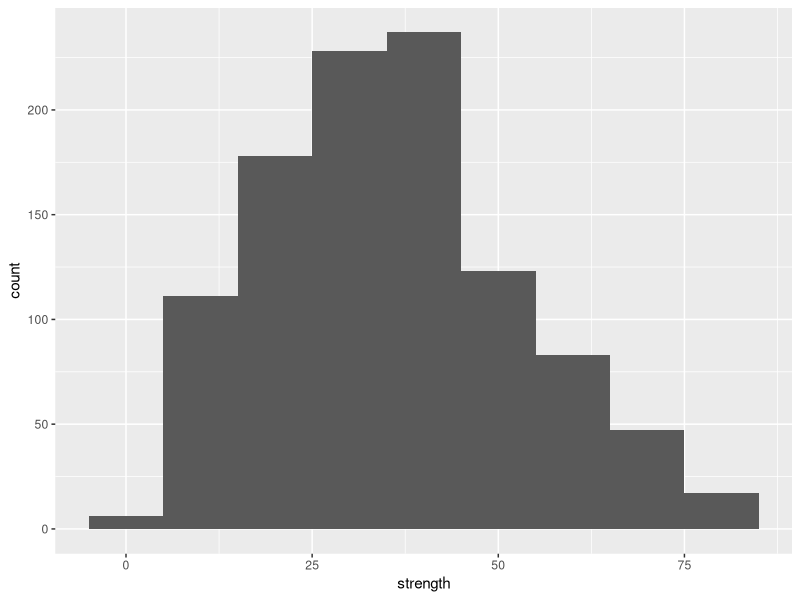
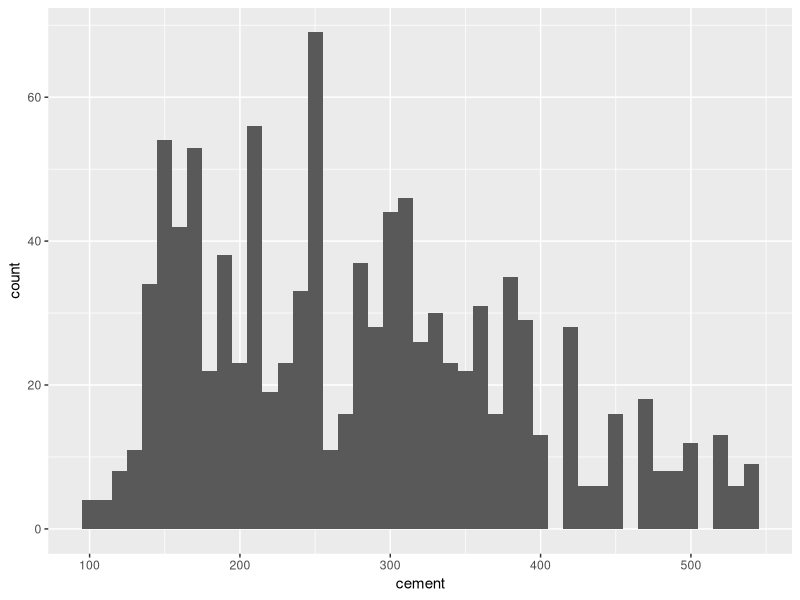
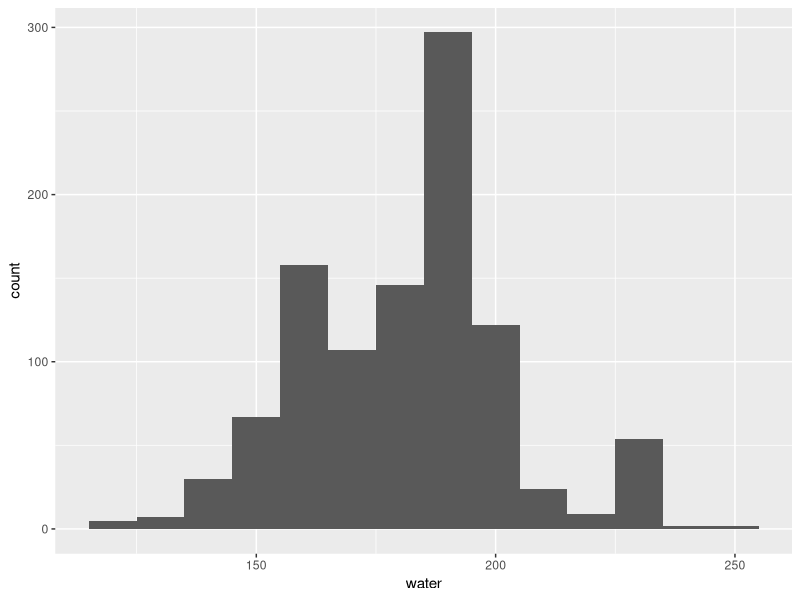
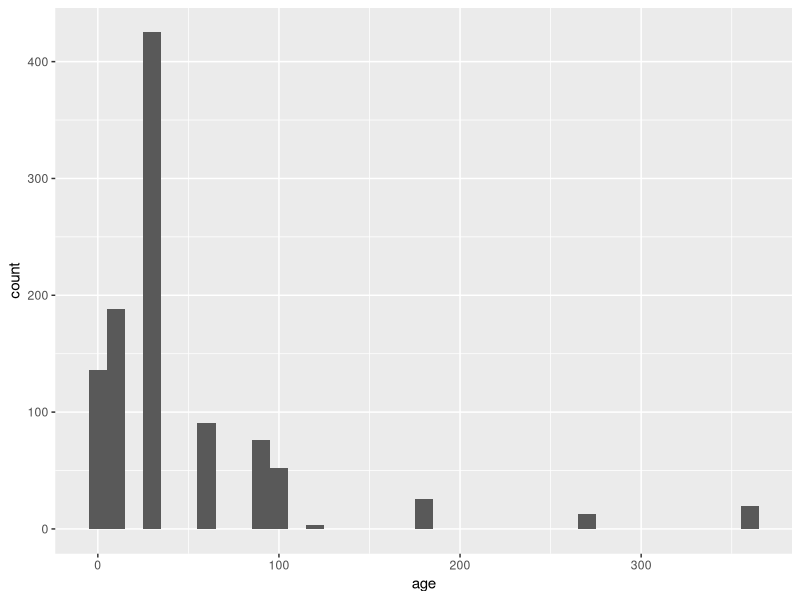
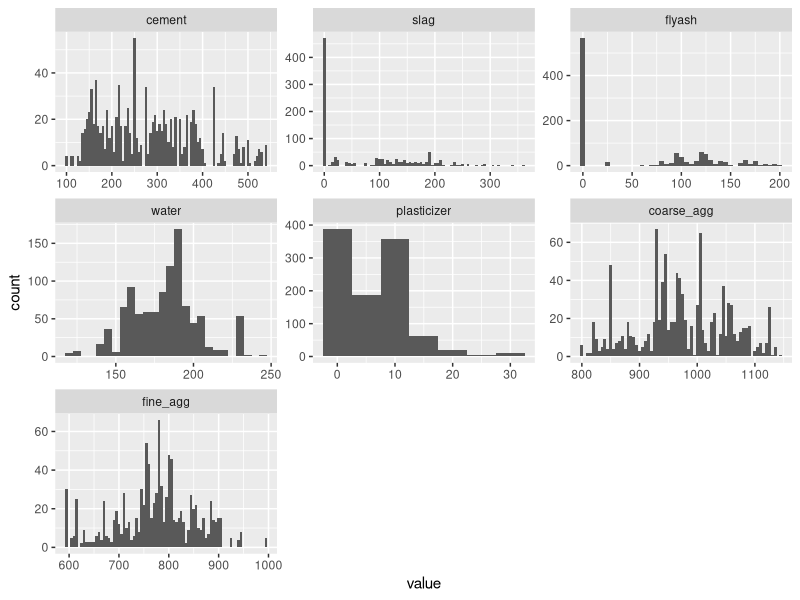
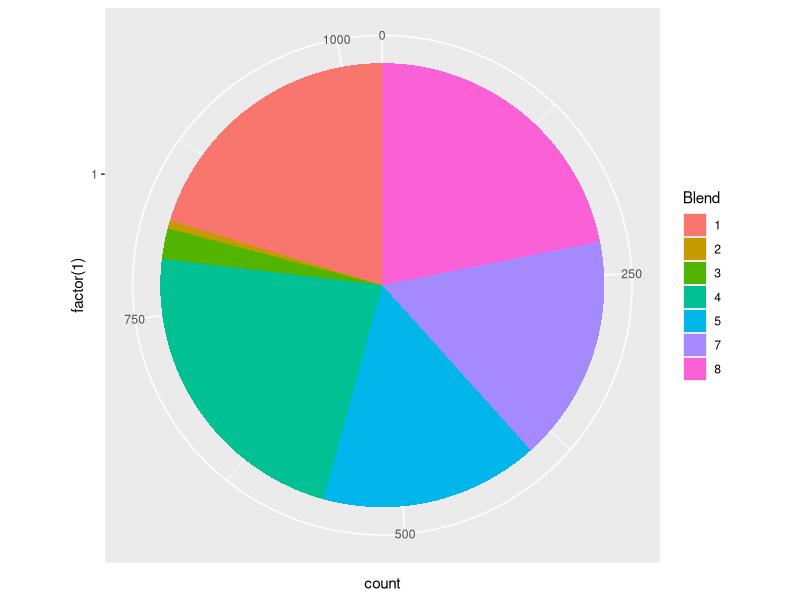
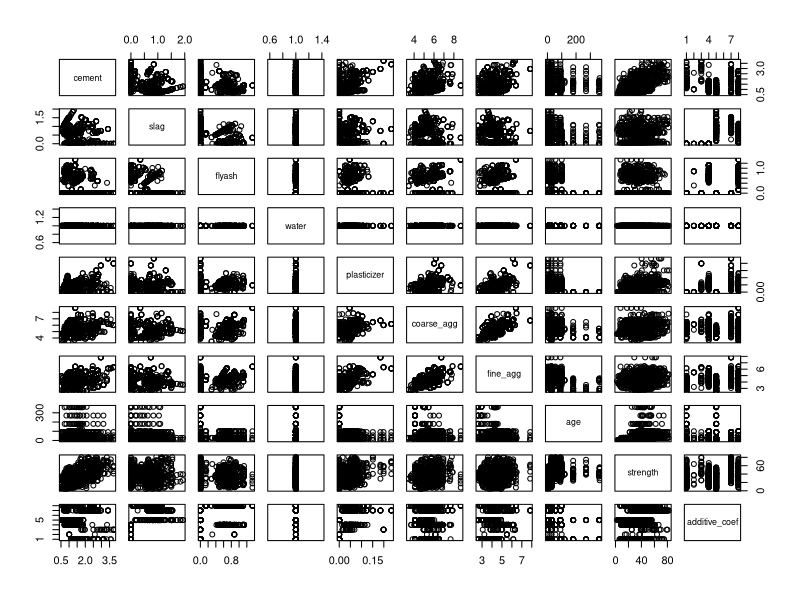
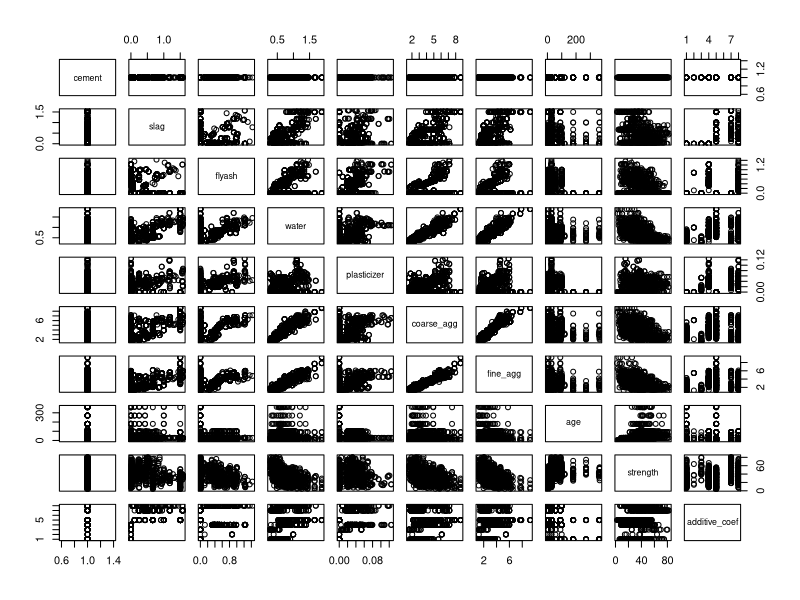

Recreate these plots in R, in order.
## ---- chunk 1
# http://archive.ics.uci.edu/ml/
# http://www.aboutcivil.org/tests-on-concrete.html 
# http://www.cookbook-r.com/Graphs/Colors_(ggplot2)/
# https://stat.ethz.ch/pipermail/r-help/2007-March/128181.html
# http://www.computerworld.com/article/2486425/business-intelligence/business-intelligence-4-data-wrangling-tasks-in-r-for-advanced-beginners.html?page=2
# http://www.r-bloggers.com/my-favorite-graphs/
# http://www.r-bloggers.com/side-by-side-box-plots-with-patterns-from-data-sets-stacked-by-reshape2-and-melt-in-r/
# http://docs.ggplot2.org/current/scale_brewer.html
# http://stackoverflow.com/questions/20442693/how-to-use-ggplot2-to-generate-a-pie-graph
# https://stat.ethz.ch/R-manual/R-devel/library/base/html/nrow.html
# http://www.cookbook-r.com/Graphs/Axes_(ggplot2)/
# http://yihui.name/printr/
#

## ---- chunk 2
# Load all of the packages that you end up using
# in your analysis in this code chunk.

# Notice that the parameter "echo" was set to FALSE for this code chunk.
# This prevents the code from displaying in the knitted HTML output.
# You should set echo=FALSE for all code chunks in your file.
library(dplyr)
library(ggplot2)
library(reshape2)
library(gridExtra)
library(knitr)
require(scales)

cc_palette<-"Paired"
## ---- chunk 3
# Load the Data
#getwd()
setwd('~/Documents/Udacity/R')
#list.files()

cc<- read.csv('Concrete_Data.csv')

## ---- chunk 4

ggplot(aes(x=strength),data=cc) + geom_histogram(binwidth=10)

#plot histograms
ggplot(aes(x=cement),data=cc) + geom_histogram(binwidth=10)
ggplot(aes(x=water),data=cc) + geom_histogram(binwidth=10)
#ggplot(aes(x=slag),data=cc) + geom_histogram()
#ggplot(aes(x=flyash),data=cc) + geom_histogram()
#ggplot(aes(x=fine_agg),data=cc) + geom_histogram()
#ggplot(aes(x=coarse_agg),data=cc) + geom_histogram()
#ggplot(aes(x=plasticizer),data=cc) + geom_histogram()
ggplot(aes(x=age),data=cc) + geom_histogram(binwidth=10)
summary(cc$age)
## ---- chunk 5
counts <- melt(cc,c('age','strength'))

ggplot(aes(x=value),data=counts) + 
  geom_histogram(binwidth=5) + 
  facet_wrap( ~ variable,scales='free')

## ---- chunk 6
#colSums(cc==0)
kable(colSums(cc==0))

## ---- chunk 7
# rcounts <- melt(c_ratios,c('age','strength'))
# summary(rcounts)

#Return the components as ratios given the dataframe as input and a variable for a given denominator.

make_ratio <- function(c_sample,denominator) {
  #avoid divide by zero by returning the same
  denominator <-ifelse(denominator==0,1,denominator)
  return(transform(c_sample,
                     cement=cement/denominator,
                     slag=slag/denominator,
                     flyash=flyash/denominator,
                     water=water/denominator,
                     plasticizer=plasticizer/denominator,
                     coarse_agg=coarse_agg/denominator,
                     fine_agg=fine_agg/denominator
                     ))
}

# Add a number to represent each blend (1-8)
cc<-transform(cc,additive_coef=(ifelse(slag,4,0)) + (ifelse(plasticizer,2,0)) + (ifelse(flyash,1,0)) +1)

#Make dataframes based on two ratios to compare
c_ratios <- make_ratio(cc,cc$cement)
w_ratios <- make_ratio(cc,cc$water)


addblends<-function(sl,pl,fa) {
  

    return (nrow(subset(c_ratios,additive_coef==(ifelse(sl,4,0)) + 
                        (ifelse(pl,2,0)) + 
                        (ifelse(fa,1,0)) + 1)))
  
}

# Create a table to support the creation of a pie chart.
Blend<-seq(1,8)
Slag<-c(FALSE,FALSE,FALSE,FALSE,TRUE,TRUE,TRUE,TRUE)
Plasticizer<-c(FALSE,FALSE,TRUE,TRUE,FALSE,FALSE,TRUE,TRUE)
FlyAsh<-c(FALSE,TRUE,FALSE,TRUE,FALSE,TRUE,FALSE,TRUE)

suppressWarnings(rm(blends))
blends <- data.frame(Blend,Slag,Plasticizer,FlyAsh)
blends$Obs_Count<-apply(blends[,c('Slag','Plasticizer','FlyAsh')],1,function(x) {addblends(x[1],x[2],x[3])})

kable(blends,caption = "Table showing the various identified blends based on the presence of additives")
blends<-melt(blends,c('Obs_Count','Blend'))

ggplot(data=cc,aes(x=factor(1),fill=factor(additive_coef))) + 
  geom_bar() +
  scale_fill_discrete(name = "Blend") +
  scale_colour_brewer( palette=cc_palette) +
  coord_polar(theta = 'y')
## ---- chunk 8
#water ratio
pairs(w_ratios)

#cement ratio
pairs(c_ratios)



#pairs(data=w_ratios,~ strength + log10(age) + log10(water) + sqrt(flyash) + sqrt(slag) + sqrt(plasticizer) + coarse_agg + fine_agg, lower.panel=panel.smooth, pch=20, main="Cement Mixture Scatterplot Matrix "  )

pairs(data=c_ratios,~ strength + 
                        log10(age) + 
                        log10(water) + 
                        sqrt(flyash) + 
                        sqrt(slag) + 
                        sqrt(plasticizer) + 
                        coarse_agg + 
                        fine_agg, 
                    lower.panel=panel.smooth, 
                    pch=20, 
                    main="Cement Mixture Scatterplot Matrix"  )

## ---- chunk 9

ggplot(aes(x=water,y=strength),data=c_ratios) + 
  geom_point( alpha=0.4,na.rm=TRUE) + 
  geom_smooth(method='loess',na.rm=TRUE) + 
  scale_colour_brewer( palette=cc_palette) +
  scale_x_log10(limits=c(0.25,quantile(c_ratios$water,0.9)),breaks=seq(0.25,1,0.25)) +
  scale_y_sqrt()

ggplot(aes(x=slag,y=strength),data=c_ratios) + 
  geom_point( alpha=0.2,na.rm=TRUE) + 
  geom_smooth(method='loess',na.rm=TRUE) + 
  scale_colour_brewer( palette=cc_palette) +
  scale_x_sqrt(limits=c(0.25,quantile(c_ratios$slag,0.9)),breaks=c(0.45,1.0,0.15)) +
  scale_y_sqrt()

ggplot(aes(x=flyash,y=strength),data=c_ratios) + 
  geom_point( alpha=0.4,na.rm=TRUE) + 
  geom_smooth(method='loess',na.rm=TRUE) + 
  scale_colour_brewer( palette=cc_palette) +
  scale_x_sqrt(limits=c(0.25,quantile(c_ratios$flyash,0.9))) +
  scale_y_sqrt()

ggplot(aes(x=plasticizer,y=strength),data=c_ratios) + 
  geom_point( alpha=0.4,na.rm=TRUE) + 
  geom_smooth(method='loess',na.rm=TRUE) + 
  scale_colour_brewer( palette=cc_palette) +
  scale_x_sqrt(limits=c(0.025,quantile(c_ratios$plasticizer,0.9))) +
  scale_y_sqrt()

ggplot(aes(x=age,y=strength),data=c_ratios) + 
  geom_point( alpha=0.4,na.rm=TRUE) + 
  geom_smooth(method='loess',na.rm=TRUE) + 
  scale_colour_brewer( palette=cc_palette) +
  scale_x_log10(limits=c(1,365)) +
  scale_y_sqrt()



## ---- chunk 10

ggplot(aes(x=factor(additive_coef), y=strength),data=c_ratios) + geom_boxplot() + scale_x_discrete(breaks=seq(1,8)) + xlab('Concrete Blend') + ylab('Strength') + scale_colour_brewer( palette=cc_palette) 

## ---- chunk 11

c_ratios$Has_Fly_Ash<-ifelse(c_ratios$flyash==0,FALSE,TRUE)
c_ratios$Has_Plasticizer<-ifelse(c_ratios$plasticizer==0,FALSE,TRUE)
c_ratios$Has_Slag<-ifelse(c_ratios$slag==0,FALSE,TRUE)


ggplot(aes(x=plasticizer,y=strength),data=c_ratios) + 
  geom_point( aes(size=water,color=Has_Slag),alpha=0.4,na.rm=TRUE) + 
  geom_smooth(aes(color=Has_Slag),method='loess',na.rm=TRUE) + 
  scale_colour_brewer( palette=cc_palette) +
  scale_x_continuous(limits=c(0.02,quantile(c_ratios$plasticizer,0.8))) +
  scale_y_continuous()

ggplot(aes(x=plasticizer,y=strength),data=c_ratios) + 
  geom_point( aes(size=water,color=Has_Fly_Ash),alpha=0.4,na.rm=TRUE) + 
  geom_smooth(aes(color=Has_Fly_Ash),method='loess',na.rm=TRUE) + 
  scale_colour_brewer( palette=cc_palette) +
  scale_x_continuous(limits=c(0.02,quantile(c_ratios$plasticizer,0.8))) +
  scale_y_continuous()


## ---- chunk 12
# fit <- lm(strength ~ age + water + slag + plasticizer + flyash, data=c_ratios)
# fit <- lm(sqrt(strength) ~ log10(age) + log10(water) + slag + plasticizer + flyash, data=c_ratios)
# fit <- lm(sqrt(strength) ~ log10(age) + log10(water) + sqrt(slag) + sqrt(plasticizer) + sqrt(flyash) + coarse_agg + fine_agg, data=c_ratios)
## ---- chunk 13
# Fit the linear regression model
fit <- lm(sqrt(strength) ~ log10(age) + 
                            log10(water) + 
                            sqrt(slag) + 
                            sqrt(plasticizer) + 
                            sqrt(flyash), 
                        data=c_ratios)
# show results
summary(fit) 
coefficients(fit)
plot(fit)

## ---- chunk 14
ggplot(aes(x=water,y=strength),data=c_ratios) +      
  geom_point(aes(color=factor(additive_coef)),na.rm=TRUE) + 
  scale_colour_brewer( palette=cc_palette) + 
  xlab('Water in kg') + 
  ylab('Strength in MPa') + 
  labs(color = "Blend") 
  #scale_x_log10(breaks=seq(0.25,1.25,0.25)) +
  #scale_y_sqrt()

#names(c_ratios)
## ---- chunk 15
set.seed(2233)

compare_strongest_top<-subset(c_ratios,strength>=60)
compare_strongest_pop<-subset(c_ratios, strength %in% sample(c_ratios$strength,nrow(subset(c_ratios,strength>=60))))

compare_strongest_top<-transform(compare_strongest_top,sample='strongest')
compare_strongest_pop<-transform(compare_strongest_pop,sample='population')
#rm(compare_strongest)
compare_strongest<-rbind(compare_strongest_top,compare_strongest_pop)
#names(compare_strongest)
compare_strongest<-melt(compare_strongest,c('cement','sample','Has_Fly_Ash','Has_Plasticizer','Has_Slag','additive_coef','strength','age'))

ggplot(aes(x=variable,y=value,color=sample),data=compare_strongest) +  
  geom_boxplot(outlier.size = 1) + 
  facet_wrap(~variable,scales='free',ncol=2) + 
  scale_colour_brewer( palette=cc_palette) + 
  ggtitle('Comparison between the strongest blends and the general population') +
  labs(color="Sample") + 
  xlab("Variable") +
  ylab("Weight in Kg per Kg of Cement") 


#Create  ratios based on the total weight instead of one ingredient
tot_ratios <- transform(cc,tot_weight=(water + cement + fine_agg + coarse_agg + flyash + slag + plasticizer))
tot_ratios <- make_ratio(tot_ratios,tot_ratios$tot_weight)
#head(tot_ratios)

tot_ratio_top<-subset(tot_ratios,strength>=60)
tot_ratio_pop<-subset(tot_ratios, strength %in% sample(tot_ratios$strength,nrow(subset(tot_ratios,strength>=60))))

tot_ratio_top<-transform(tot_ratio_top,sample='strongest')
tot_ratio_pop<-transform(tot_ratio_pop,sample='population')
tot_ratio_df<-rbind(tot_ratio_top,tot_ratio_pop)


#names(tot_ratio_df)
tot_ratio_summary <- tot_ratio_df %>%
                      group_by(sample) %>%
                      summarize(cement=mean(cement),
                                slag=mean(slag),
                                flyash=mean(flyash),
                                plasticizer=mean(plasticizer),
                                water=mean(water),
                                fine_agg=mean(fine_agg),
                                coarse_agg=mean(coarse_agg))

#names(tot_ratio_summary)
#head(tot_ratio_summary)                  


tot_ratio_summary<-melt(tot_ratio_summary,c('sample'))

ggplot(aes(x=factor(sample),y=value*100,fill=factor(variable)),data=tot_ratio_summary) + 
  geom_bar(stat='identity')  + 
  coord_flip() + 
  scale_colour_brewer( palette=cc_palette) +
  scale_fill_discrete(name = "Component") +
  ylab('Mixture Composition') + 
  xlab('Blend Type') +
  scale_x_discrete()

#summary(subset(compare_strongest,sample=='population')$strength)
#summary(subset(compare_strongest,sample=='strongest')$strength)



## ---- chunk 16


 ggplot(aes(x=water,y=strength),data=subset(c_ratios,additive_coef==1 | additive_coef==7 ))  +
  geom_point(aes(color=factor(additive_coef))) +
  geom_smooth(aes(color=factor(additive_coef)),method='lm',na.rm=TRUE) +
  scale_colour_brewer( palette=cc_palette) + 
  xlab('Water in kg') + 
  ylab('Strength in MPa') + 
  labs(color = "Blend") +
  scale_x_log10(breaks=seq(0.1,1.25,0.25)) +
  scale_y_sqrt()

